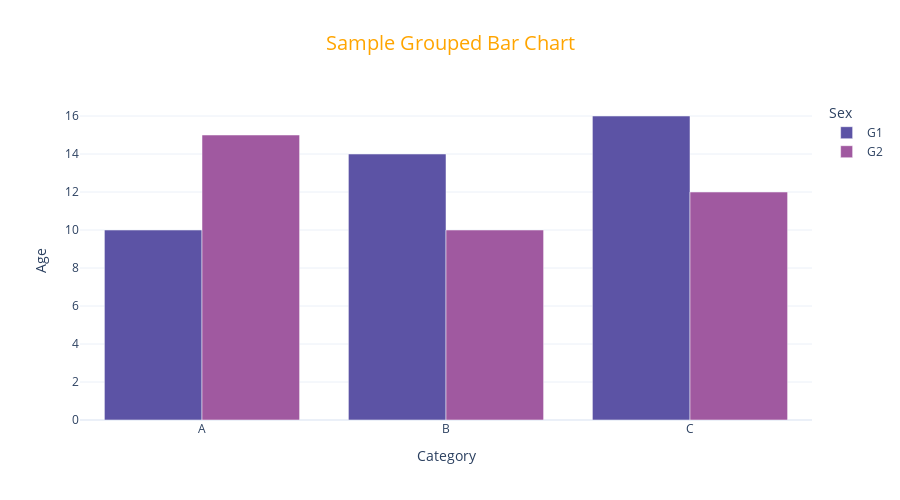

This figure's notebook cell:
### Markdown cell above
## plot_grouped_bar_chart (1 plot)

### Code cell
from mlproject.utils.common import plot_grouped_bar_chart

plot_grouped_bar_chart(df_sample, x_column='Category',
    y_column='Age',
    group_column='Sex',
    title='Sample Grouped Bar Chart',    
    orientation='v')

### Figure 1 — Plotly figure (JSON) as saved in the notebook; plotly's stock layout.template omitted (floating-point values rounded to 4 significant figures)
{"data": [{"alignmentgroup": "True", "hovertemplate": "Sex=G1<br>Category=%{x}<br>Age=%{y}<extra></extra>", "legendgroup": "G1", "marker": {"color": "rgb(92, 83, 165)", "pattern": {"shape": ""}}, "name": "G1", "offsetgroup": "G1", "orientation": "v", "showlegend": true, "textposition": "auto", "type": "bar", "x": ["A", "B", "C"], "xaxis": "x", "y": [10, 14, 16], "yaxis": "y"}, {"alignmentgroup": "True", "hovertemplate": "Sex=G2<br>Category=%{x}<br>Age=%{y}<extra></extra>", "legendgroup": "G2", "marker": {"color": "rgb(160, 89, 160)", "pattern": {"shape": ""}}, "name": "G2", "offsetgroup": "G2", "orientation": "v", "showlegend": true, "textposition": "auto", "type": "bar", "x": ["A", "B", "C"], "xaxis": "x", "y": [15, 10, 12], "yaxis": "y"}], "layout": {"barmode": "group", "height": 500, "legend": {"title": {"text": "Sex"}, "tracegroupgap": 0}, "title": {"font": {"color": "orange", "size": 20}, "text": "Sample Grouped Bar Chart", "x": 0.5}, "width": 900, "xaxis": {"anchor": "y", "domain": [0, 1], "title": {"text": "Category"}}, "yaxis": {"anchor": "x", "domain": [0, 1], "title": {"text": "Age"}}}}
